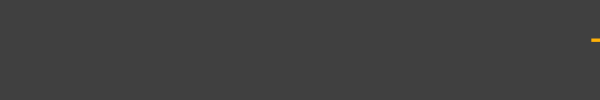
Frame 1 (no input)
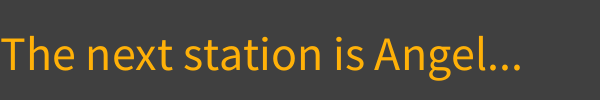
Frame 60 (the mouse pressed at the canvas centre just before this capture)
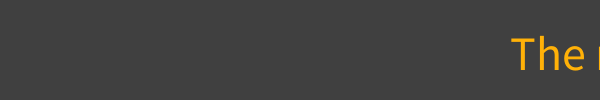
Frame 120 (the mouse held since frame 60 and released just before this capture)

The Processing sketch that drew these frames (run headless with seeded random() and noise(); from frame 60 on, the mouse is pressed at the canvas centre):

// Processing sketch: NextStationText
// ── NextStationText.pde
float xPos;     // Position of text along x-axis
float vx;       // Speed of text in x-direction
String message; // The message
 
void setup()
{
  size(600, 100);
  fill(255, 177, 8);
  textSize(48);
 
  xPos = width;  // Initialise xPos to right of sketch
  vx = -10;       // Set speed in x-direction to -2 (moving left)
  message = "The next station is Angel...";
}
 
void draw()
{
  background(64);
 
  xPos = xPos + vx;  // Change x-position on each redraw
  text(message, xPos, (height/2) + 20);
    if (xPos < -500)
  {
    xPos = width;
  }
}
